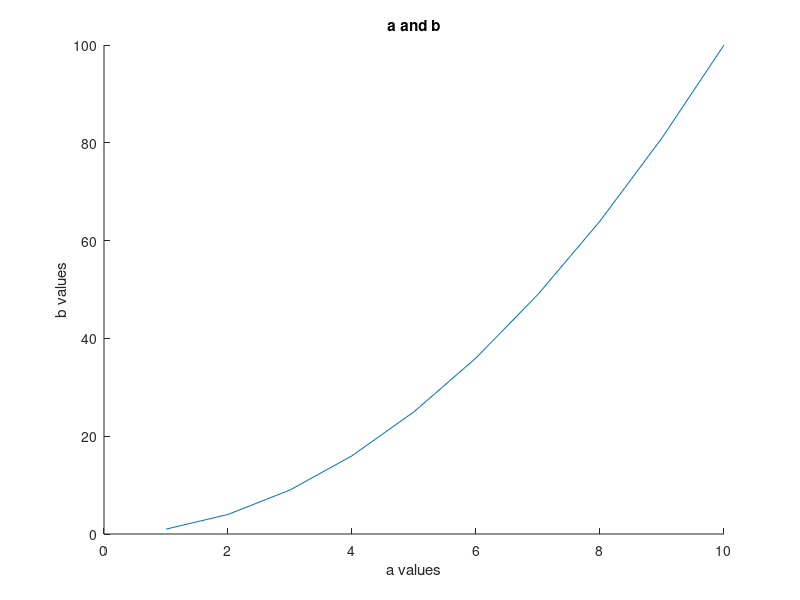

Write the MATLAB code that produced this figure. (Note: this script raises an error after producing the figure.)
%%%%%%%%%%%%%%LAB0%%%%%%%%%5

a = 1:10;
b = (1:10).^2;


figure
hold on
plot(a,b)
title('a and b')
xlabel('a values')
ylabel('b values') 
saveas(gcf, 'plots/plot.png');





    
arf = sigspectrum(out.foobarb)
arfsum = sum(arf)
arflength = length(arf)
averagearf = arfsum/arflength 
[maxarf,index] = max(arf)
snrarf= maxarf/averagearf

